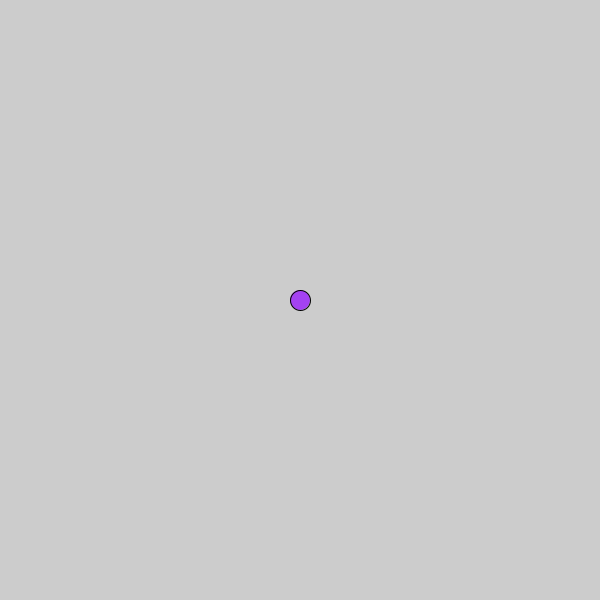
Frame 1 (no input)
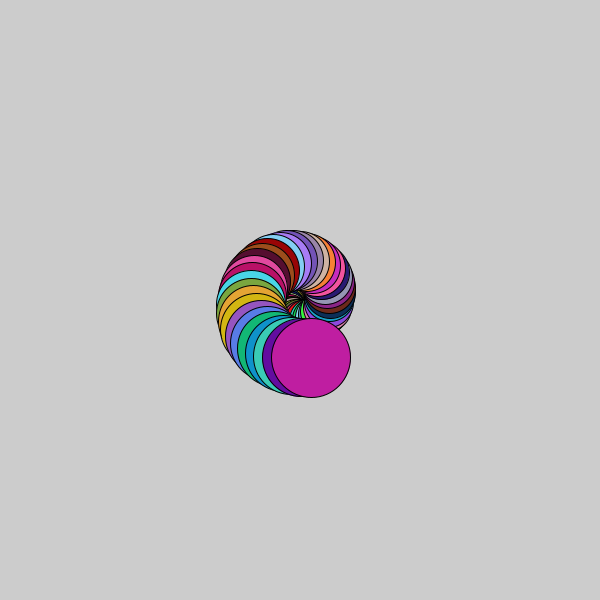
Frame 60 (the mouse pressed at the canvas centre just before this capture)
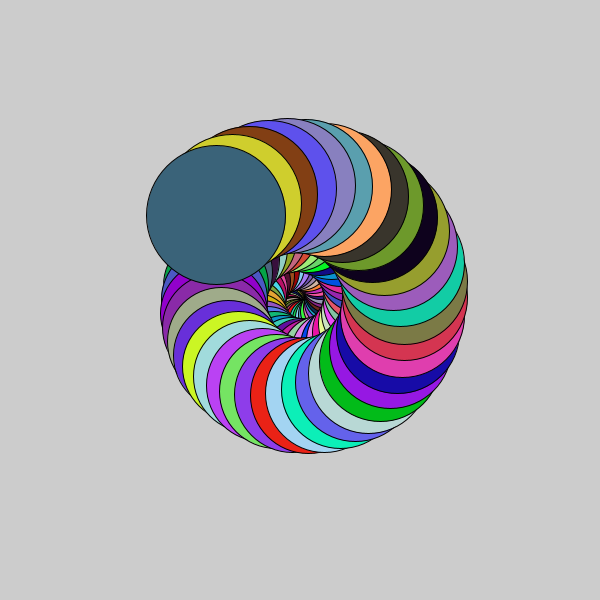
Frame 120 (the mouse held since frame 60 and released just before this capture)

The Processing sketch that drew these frames (run headless with seeded random() and noise(); from frame 60 on, the mouse is pressed at the canvas centre):

// Processing sketch: spiral
// ── spiral.pde
void setup ()
{
    size (600,600);
    r=0;
    size=20;
    x= width/2;
    y=height/2;

}

float r, x, y, time, size;

void draw()
{
    fill(random(255),random(255),random(255));
    time=millis()/100.0f;
    y=width/2+ cos(time)*r;
    x=height/2+sin(time)*r;
    ellipse(x,y,size,size);
    r++;
    size++;
}
